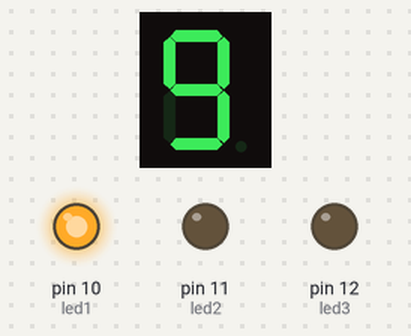
The sketch below on a simulated Arduino Uno, built with avr-gcc and run on an emulated ATmega328P. On the bench: 1-digit seven-segment display, output pins drawn as LEDs (lit = HIGH).

Above: at 1.1 s.
At 4.1 s:
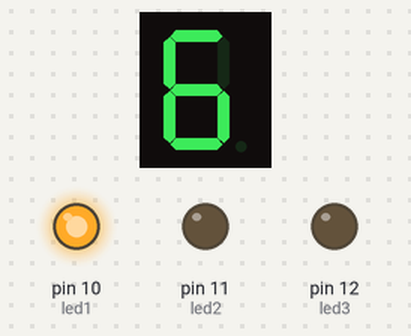
At 7.1 s:
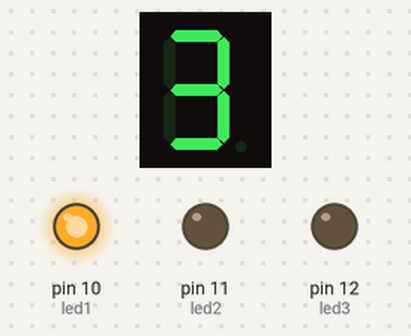
At 13.1 s:
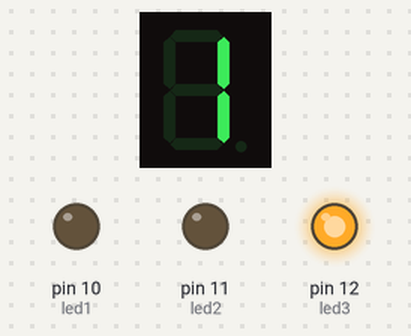
At 26.1 s:
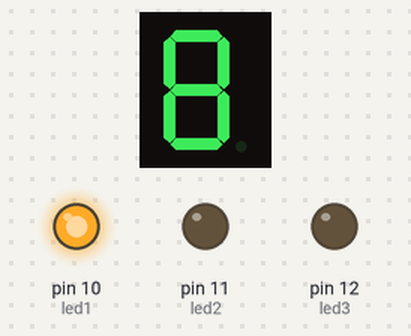
At 39.1 s:
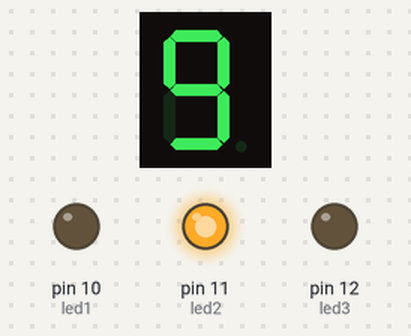
Timing chart, 0 to 40.0 s (numbered marks = the images above):
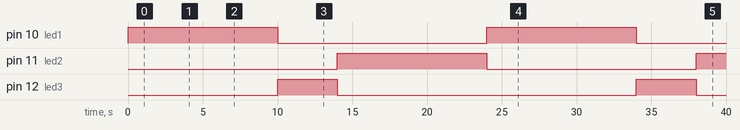

Measured:
- by itself, pin 10 (led1): alternates HIGH for 10.0 s and LOW for 14.0 s
- by itself, pin 11 (led2): LOW → HIGH at 14.0 s, → LOW 10.0 s later, → HIGH 14.0 s later
- by itself, pin 12 (led3): alternates HIGH for 4.0 s and LOW for 20.0 s
- what the display in image 0 shows lasts 1.0 s, from 1.0 s to 2.0 s
- what the display in image 3 shows lasts 2.0 s, from 13.0 s to 15.0 s

The sketch:

traffic-light-real.ino
```cpp
#include "SevSeg.h"
SevSeg sevseg;
int led1 = 10;
int led2 = 11;
int led3 = 12;

void setup(){
    byte numDigits = 1;
    byte digitPins[] = {};
    byte segmentPins[] = {6, 5, 2, 3, 4, 7, 8, 9};
    bool resistorsOnSegments = true;

    byte hardwareConfig = COMMON_ANODE;
    sevseg.begin(hardwareConfig, numDigits, digitPins, segmentPins, resistorsOnSegments);
    sevseg.setBrightness(90);
    pinMode(led1, OUTPUT);
    pinMode(led2, OUTPUT);
    pinMode(led3, OUTPUT);
}

void loop(){
        digitalWrite(led1, HIGH);
        digitalWrite(led2, LOW);
        digitalWrite(led3, LOW);
        delay(1000);
        sevseg.setNumber(9);
        sevseg.refreshDisplay();
        delay(1000);
        sevseg.setNumber(8);
        sevseg.refreshDisplay();
        delay(1000);
        sevseg.setNumber(7);
        sevseg.refreshDisplay();
        delay(1000);
        sevseg.setNumber(6);
        sevseg.refreshDisplay();
        delay(1000);
        sevseg.setNumber(5);
        sevseg.refreshDisplay();
        delay(1000);
        sevseg.setNumber(4);
        sevseg.refreshDisplay();
        delay(1000);
        sevseg.setNumber(3);
        sevseg.refreshDisplay();
        delay(1000);
        sevseg.setNumber(2);
        sevseg.refreshDisplay();
        delay(1000);
        sevseg.setNumber(1);
        sevseg.refreshDisplay();
        delay(1000);
        digitalWrite(led1, LOW);
        digitalWrite(led2, LOW);
        digitalWrite(led3, HIGH);
        delay(1000);
        sevseg.setNumber(3);
        sevseg.refreshDisplay();
        delay(1000);
        sevseg.setNumber(2);
        sevseg.refreshDisplay();
        delay(1000);
        sevseg.setNumber(1);
        sevseg.refreshDisplay();
        delay(1000);
        digitalWrite(led1, LOW);
        digitalWrite(led2, HIGH);
        digitalWrite(led3, LOW);
        delay(1000);
        sevseg.setNumber(9);
        sevseg.refreshDisplay();
        delay(1000);
        sevseg.setNumber(8);
        sevseg.refreshDisplay();
        delay(1000);
        sevseg.setNumber(7);
        sevseg.refreshDisplay();
        delay(1000);
        sevseg.setNumber(6);
        sevseg.refreshDisplay();
        delay(1000);
        sevseg.setNumber(5);
        sevseg.refreshDisplay();
        delay(1000);
        sevseg.setNumber(4);
        sevseg.refreshDisplay();
        delay(1000);
        sevseg.setNumber(3);
        sevseg.refreshDisplay();
        delay(1000);
        sevseg.setNumber(2);
        sevseg.refreshDisplay();
        delay(1000);
        sevseg.setNumber(1);
        sevseg.refreshDisplay();
        delay(1000);
}
```
